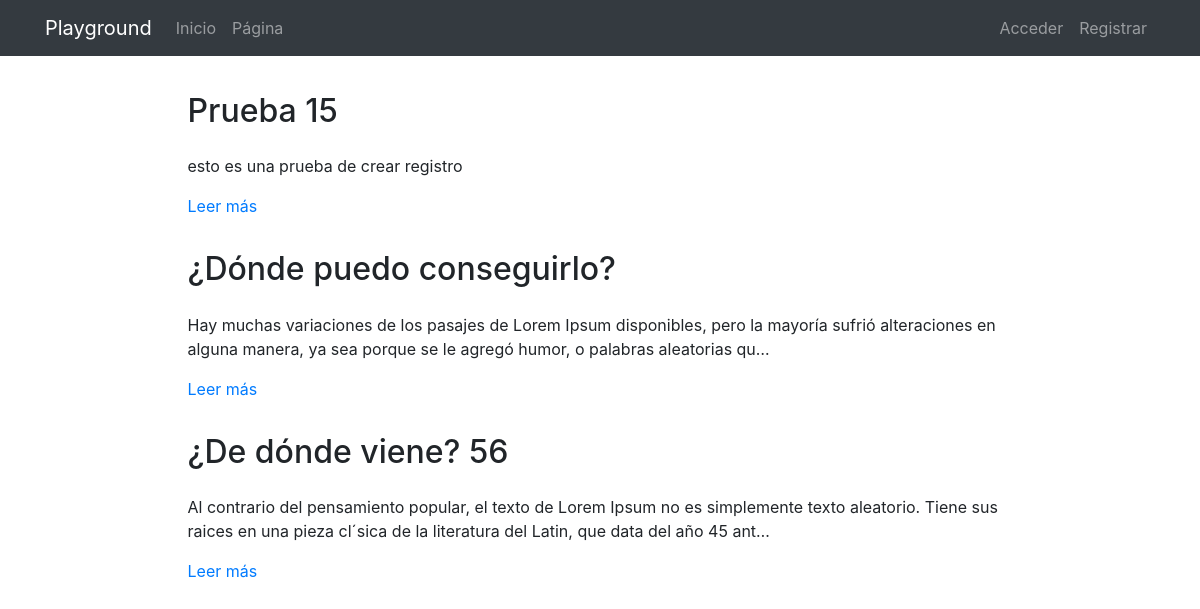
The app's page /pages/pages/ with its own data.
### pages/models.py (models this page shows, shortened)
class Page(models.Model):
    title = models.CharField(verbose_name="Título", max_length=200)
    content = RichTextField(verbose_name="Contenido")
    order = models.SmallIntegerField(verbose_name="Orden", default=0)
    created = models.DateTimeField(auto_now_add=True, verbose_name="Fecha de creación")
    updated = models.DateTimeField(auto_now=True, verbose_name="Fecha de edición")
    class Meta:
        verbose_name = "página"
        verbose_name_plural = "páginas"
        ordering = ['order', 'title']

### pages/views.py (the view)
# urls.py: path('pages/', PageListView.as_view(), name='pages'),
class PageListView(ListView):
    model = Page

### pages/templates/pages/page_list.html (shortened to what this page needs)
{% extends 'core/base.html' %}
{% load static %}
{% block content %}
{% include 'pages/includes/pages_menu.html' %}
<main role="main">
  <div class="container mb-4">
    {% for page in object_list|dictsort:"id" reversed %}
      <div class="row mt-3">
        <div class="col-md-9 mx-auto">
          <h2 class="mb-4">{{page.title}}</h2>
          <div>
            <p>{{page.content|striptags|safe|truncatechars:"200"}}</p>
            <p><a href="{% url 'page' page.id page.title|slugify %}">Leer más</a>
          </div>
        </div>
      </div>
    {% endfor %}
  </div>
</main>
{% endblock %}

### core/templates/core/base.html (shortened to what this page needs)
<!DOCTYPE html>
<html lang="es">
  <head>
    {% load static %}
    <link href="{% static 'core/vendor/bootstrap/css/bootstrap.min.css' %}" rel="stylesheet">
    <link href="{% static 'core/vendor/font-awesome/css/font-awesome.min.css' %}" rel="stylesheet" type="text/css">
    <link href="{% static 'core/css/main.css' %}" rel="stylesheet">
  </head>
  <body>
    <body>
      <nav class="navbar navbar-expand-lg navbar-dark bg-dark">
        <div class="container">
          <a class="navbar-brand" href="{% url 'home' %}">Playground</a>
          <div class="collapse navbar-collapse" id="ned">
            <ul class="navbar-nav mr-auto">
              <li class="nav-item">
                <a class="nav-link" href="{% url 'home' %}">Inicio</a>
              </li>
              <li class="nav-item">
                <a class="nav-link" href="{% url 'pages' %}">Página</a>
              </li>
            </ul>
            <ul class="navbar-nav">
                  {% if not request.user.is_authenticated %}
                      <li class="nav-item">
                          <a class="nav-link" href="{% url 'login' %}">Acceder</a>
                      </li>
                      <li class="nav-item">
                          <a class="nav-link" href="{% url 'signup' %}">Registrar</a>
                      </li>
                  {% else %}
                      <a class="nav-link" href="{% url 'logout' %}">Salir</a>
                  {% endif %}
            </ul>
          </div>
        </div>
      </nav>
      {% block content %}{% endblock %}
  </body>
</html>

### pages/templates/pages/includes/pages_menu.html (shortened to what this page needs)
{% load static %}
<link rel="stylesheet" href="{% static 'pages/css/custom_ckeditor.css' %}">

### core/static/core/css/main.css (style rules this page uses)
main { padding-top: 20px; }
:root { --jumbotron-padding-y: 3rem; }

### records on screen
Page: title "Prueba 15", content "esto es una prueba de crear registro"
Page: title "¿Dónde puedo conseguirlo?", content "Hay muchas variaciones de los pasajes de Lorem Ipsum disponibles, pero la mayoría sufrió alteraciones en alguna manera, ya sea porque se le agregó humor, o palabras aleatorias qu…"
Page: title "¿De dónde viene? 56", content "Al contrario del pensamiento popular, el texto de Lorem Ipsum no es simplemente texto aleatorio. Tiene sus raices en una pieza cl´sica de la literatura del Latin, que data del año 45 ant…"
